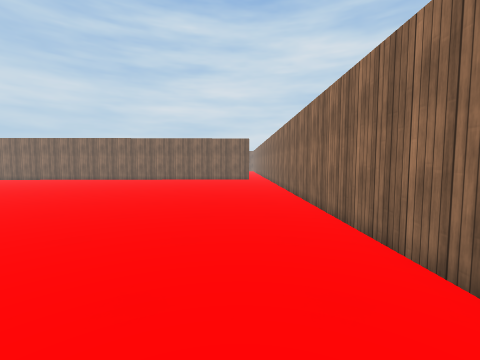
view 1 (above)

17 first-person views from a walk through a Unity game level. The camera is 1.4 m above the floor, tilts 4° down and sees 90° across. The floor is counted in squares, 1 m on a side. Each view is taken from the middle of a square. On the plan, view 1 faces up. The plan holds only what a view shows up to about 13 squares ahead; the rest is blank. The place goes on beyond the plan. Surface patterns are stand-ins for the level's own textures.

view 2
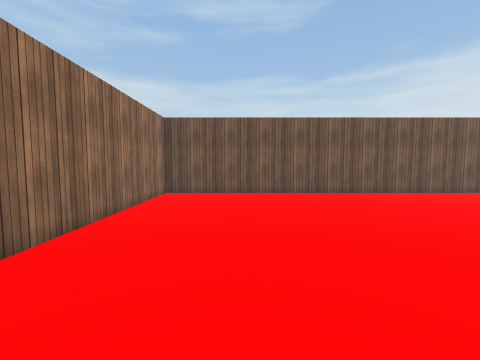

view 3
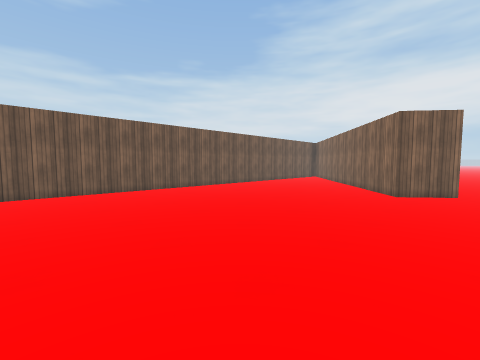

view 4
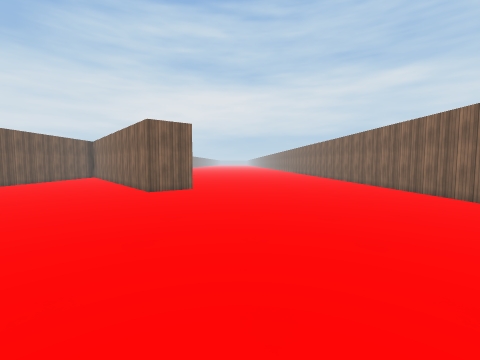

view 5
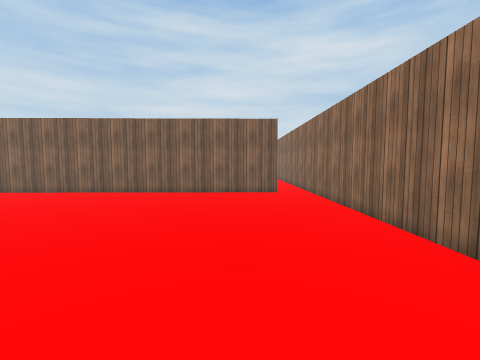

view 6
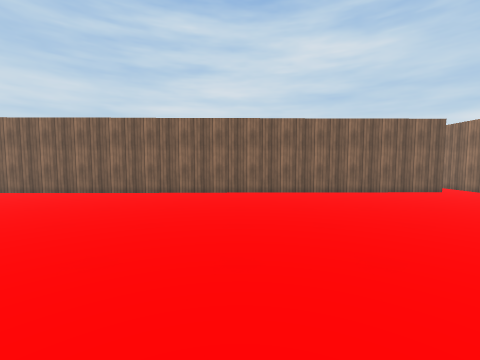

view 7
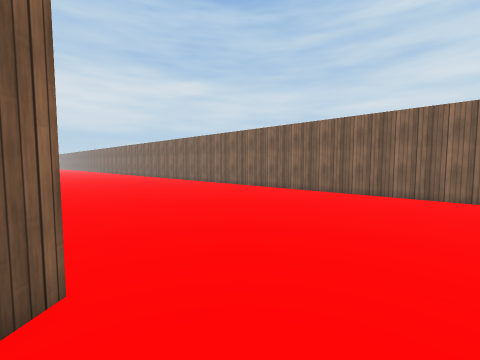

view 8
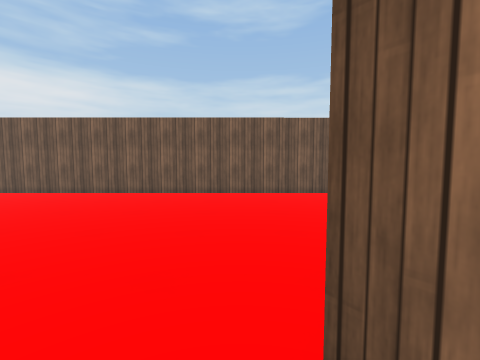

view 9
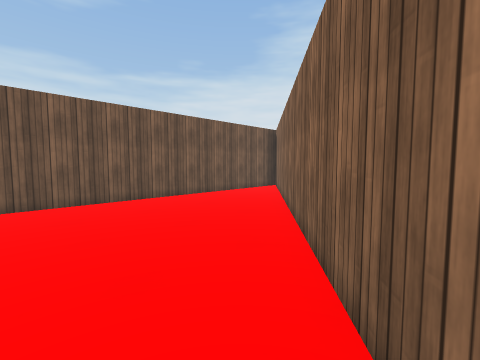

view 10
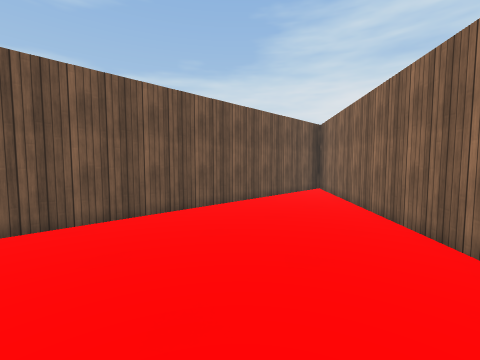

view 11
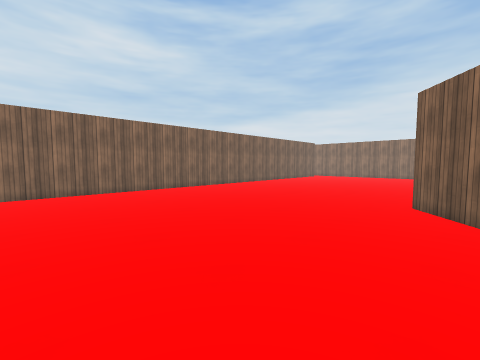

view 12
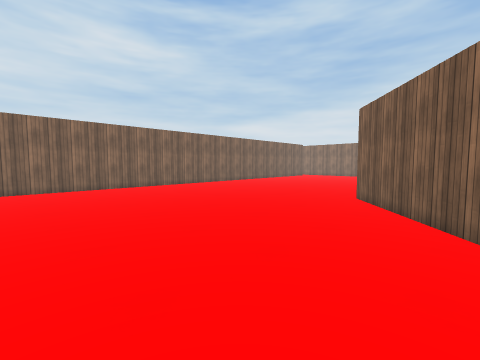

view 13
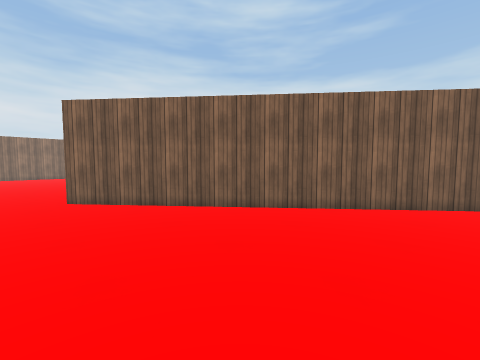

view 14
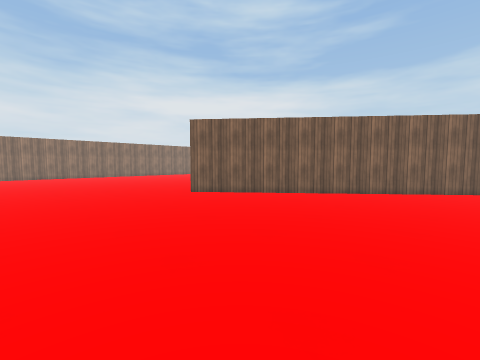

view 15
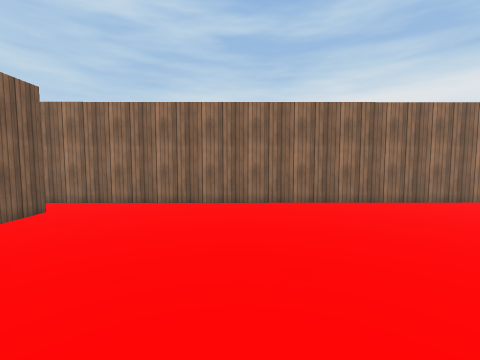

view 16
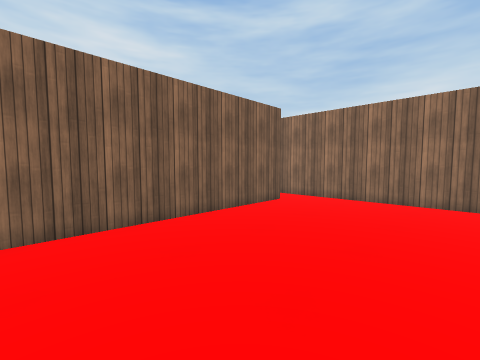

view 17
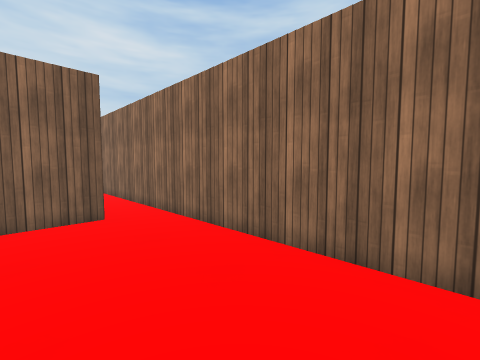

### Floor plan
Points are (right, up) in squares from view 1. A wall is a line through its corners. A room is listed if a view was taken in it or the views show most of it. See-through windows are left out.
Room 1 (views 1, 2, 3, 4, 5, 6, 7, 8, 9, 10, 11, 12, 13, 14, 15, 16, 17)
walls: (0.8, 20.5) (-24.1, 20.1); (-24.1, 1.2) (-14, 9.4) (-12.5, 7.6) (-24.4, -2.2); (-24.2, -2.3) (2.5, -2.2) (2.4, 20.4)
ways out: opening at (2, 21)

Where each view was taken, in squares from view 1:
view 1: 0 up, 0 right, facing up
view 2: 9 up, 1 left, facing down
view 3: 10 up, 1 left, facing down-left
view 4: 12 up, 1 left, facing left
view 5: 9 up, 1 left, facing up
view 6: 9 up, 9 left, facing up
view 7: 9 up, 11 left, facing up-left
view 8: 9 up, 12 left, facing down
view 9: 7 up, 12 left, facing down-left
view 10: 4 up, 12 left, facing down-left
view 11: 8 up, 23 left, facing up-right
view 12: 6 up, 24 left, facing up-right
view 13: 11 up, 24 left, facing down-right
view 14: 16 up, 24 left, facing down-right
view 15: 15 up, 6 left, facing right
view 16: 15 up, 7 left, facing up-right
view 17: 14 up, 1 left, facing up-right
